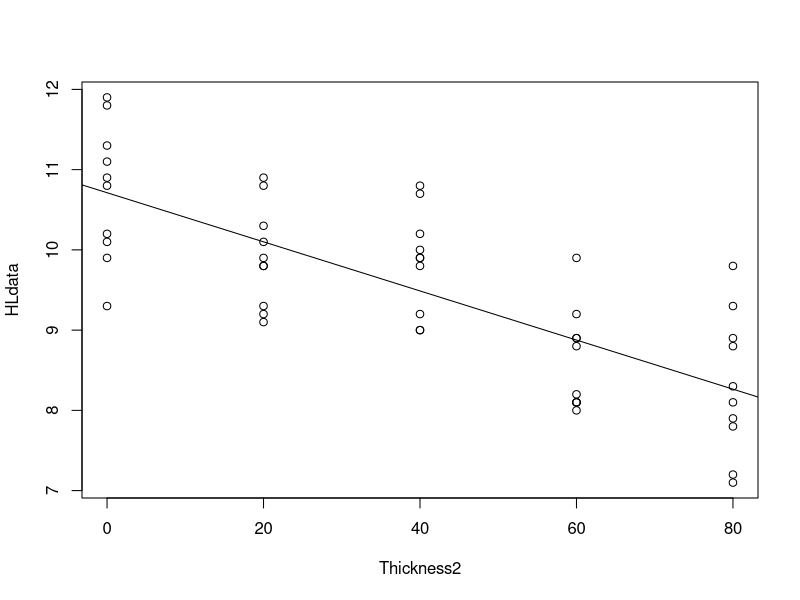

Write the R code that produced this figure. (Note: this script raises an error after producing the figure.)
#################### STAT 642 HW04 ####################
rm(list = ls())
#install.packages("lsmeans")
#install.packages("ggplot2")
#install.packages("gmodels")
library(lsmeans)
library("gmodels")
library(MASS) # MASS = Modern Applied Statistics with S

# The following study will be used in answering questions 1 and 2:
  # An experiment was conducted to investigate heat loss for a coating placed on commercial thermal panes.
  # There were five thicknesses of the coating applied to the panes: 0 (Control), 20, 40, 60, and 80 units.
  # Ten panes were randomly assigned to each of the thicknesses. The interior temperature during the test
  # period was set at 70???F and the average heat loss through the pane was recorded over a range of exterior
  # temperatures. The heat loss data is given in the following table:


#### **For setup of data, see Hw and see HO4 pg 14**

HLdata = c(10.2, 10.8, 10.1, 10.9, 11.1, 11.8, 11.3, 11.9, 9.3, 9.9,
           9.2, 9.8, 9.1, 9.9, 10.1, 10.8, 10.3, 10.9, 9.3, 9.8,
           9.0, 9.9, 9.2, 9.8, 10.0, 10.8, 10.2, 10.7, 9.9, 9.0,
           8.1, 8.1, 8.0, 8.9, 8.2, 8.9, 8.1, 8.8, 9.2, 9.9,
           7.2, 7.8, 7.1, 7.9, 8.1, 8.8, 8.3, 8.9, 9.3, 9.8)

Thickness = as.factor(rep(c(0,20,40,60,80),each=10))
t = length(levels(Thickness))

# 1.) Use the data from the heat loss study to answer the following questions. Contrasts of
#     interest to the researchers were
#       C1: Control vs Average of the means of the four Thickness levels
#       C2: Linear trend across the 5 Thickness Levels
#       C3: Quadratic trend across the 5 Thickness Levels
#       C4: Cubic trend across the 5 Thickness Levels







# (b) Provide an estimate of each contrast along with the standard error of the estimator.
# ***** Not using dunnetts procedure for C1... dunnetts procedure is to compare EACH treatment mean to control*****
# ***** See H.O 4, pg 37 for info on dunnetts procedure *****
# ***** for fitting contrasts, see H.O 4, pg 14 *****

ThickModel = lm(HLdata ~ Thickness)
summary(ThickModel)
AOV = aov(ThickModel)
summary(AOV)
lsmeans(ThickModel,~Thickness) # note, ~Thickness is the same as "Thickness"


#### NOTE: The contrast matrices must be of full row rank
#### => make two different contrast matricies (C2,C2,C4) are independent, C1 is dependent
ThickContr1 = matrix(c(-2,-1,0,1,2,
                     2,-1,-2,-1,2,
                     -1,2,0,-2,1),3,t, byrow = TRUE)
rownames(ThickContr1) = c("Linear", "Quadratic", "Cubic")

ThickContr2 = matrix(c(4,-1,-1,-1,-1),1,t,byrow = TRUE)
rownames(ThickContr2) = "Control vs Average of Others"
### ask about the order of the rows in the matricies
### ask about doing 2 matricies... why doesnt this change our estimates?


C2_4 = fit.contrast(ThickModel, "Thickness", ThickContr1)
C1   = fit.contrast(ThickModel, "Thickness", ThickContr2)

rbind(C1,C2_4)

# (c) Use the Scheffe test at the ?? = .05 level of significance to test the significance of the four contrasts.
# ****** See H.O 4, pg 24******

ThickContr = rbind(ThickContr2,ThickContr1)
ni = 10; t = 5; n = t*ni

sigma_eps = sqrt(summary(AOV)[[1]][["Mean Sq"]][2])

Dh = data.frame(Dh = sqrt(colSums((t(ThickContr)^2)/ni)))
Dh

Sh = Dh*sigma_eps*sqrt((t-1)*qf(0.95,t-1,n-t))
# **** ask why we do qf(0.95,df1,df2) instead of qf(0.05,df1,df2)****
# **** see h.o 4, pg 24 ****


C_hats = c(C1[,1],C2_4[,1])
names(C_hats) <- NULL
SCIS = cbind(C_hats-Sh,C_hats+Sh)
SCIS
scheffe = data.frame(abs(C_hats), Sh, SCI_LB = SCIS[,1], SCI_UB = SCIS[,2], Significant = Sh<abs(C_hats))
names(scheffe)[c(1,2,5)] = c("|C_hat|","Sh","Significant")
scheffe


# We can see in the above output that C1 and C2 are significant contrasts


####### This plot is just for fun ############
Thickness2 =  rep(c(0,20,40,60,80),each=10)
ThickModel2 = lm(HLdata ~ Thickness2)
plot(Thickness2, HLdata)
abline(ThickModel2)
##############################################



# (d) Use a Bonferroni test with alphaE = .05 level of significance to test the significance of the four contrasts.
# ****** See H.O 4 pg 23 ******

M = 4
pvals = c(C1[,4],C2_4[,4])
names(pvals) = c("Control Vs Avg. Others", "Linear", "Quadratic", "Cubic")
af = .05/M
data.frame(pvals,af, `pvals<af` = pvals<af, check.names = F)
# We can conduct the Bonferroni comparisons y comparing the p-values from the four t-tests listed in the 
# R output with the familywise error rate af = 0.05/4 = 0.0125


# (e) Test the three trend contrasts simultaneously using the matrix approach from HO 4.
# ****** See H.O 4 pg 58 ******

x = as.numeric(Thickness)
polymodel = lm(HLdata~x+I(x^2)+I(x^3))
anova(polymodel)
summary(polymodel)


H = matrix(c(-2,-1,0,1,2,
              2,-1,-2,-1,2,
              -1,2,0,-2,1),3,5, byrow = TRUE)
muHat = matrix(tapply(HLdata,Thickness,mean),nrow = t) 
# **** tapply() here give us the same as the lsmeans(Thickmodel,"Thickness") used in (b) just without the extra stuff
# **** i.e. just returns the lsmeans
h = matrix(rep(0,nrow(H)),nrow = nrow(H)) # vector of zeros in this case... in general equal to the hypothesized 
                                          # value of H*muHat
x = table(Thickness) # the diagonals of the below matrix
D = diag(x,t,t) #(X^trans * X)

Dinv = solve(D)
A = H%*%muHat - h
Cinv = solve(H%*%Dinv%*%t(H))
SSH = t(A)%*%Cinv%*% A
SSH

Fstat = (SSH/3)/anova(polymodel)$`Mean Sq`[length(anova(polymodel)$`Mean Sq`)] # the last part is just MSE
pf(Fstat,3,46,lower.tail = FALSE)
1-pf(Fstat,3,46)


# ***** MSE used was wrong ***** 
# ***** Should've used the following *****
MSE = anova(ThickModel)$`Mean Sq`[length(anova(ThickModel)$`Mean Sq`)]
# ***** I.e. MSE is the MSE of the model with all our factors (Model from 1b)
# ***** Not the MSE of the model of orthogonal polynomials where the orthogonal polynomials are the 
# ***** contrasts we are testing to see if they are different *****
# ***** Fstat Should be the following 

Fstat = SSH/(3*MSE)
pf(Fstat,3,45,lower.tail = FALSE)
1-pf(Fstat,3,45)
# ***** also, the df should be 3,45 not 3,46



# (f) Is there a trend in the mean heat losses as a function of the coasting thickness? Justify your answer
# ****** See H.O 4 pg 59-62 ******


x = as.numeric(Thickness)
x2 = rep(c(0,20,40,60,80),each = 10)

x=Thickness

x
cubicmodel = lm(HLdata~x+I(x^2)+I(x^3))
anova(cubicmodel)
summary(cubicmodel)



quadmodel = lm(HLdata~x+I(x^2))
anova(quadmodel)
summary(quadmodel)

linmodel = lm(HLdata~x)
anova(linmodel)


# Yes, there seems to be a linear trend in the mean heat losses as a function of coating thickness.




# 2.) Use the data from the heat loss study to answer the following questions

# (a) Which thickness(es) have the smallest mean heat loss with a probability of correct selection of 0.95.
# ******See Hsu's procedure H.O 4 pg 39******
# ******See Brand-Hsu pdf for the code for function used below*****

mcb  <-  function(model,  best  =  "smallest",  alpha  =  .05){
    library(mvtnorm)
  if ("aov" %in% class(model) | "lm" %in% class(model)) {
    y <- model$model[,1]
    trt <- model$model[,2]
    dfMSE <- df.residual(model)
    MSE <- deviance(model)/dfMSE
  }
  data <- subset(data.frame(y, trt), is.na(y) == FALSE)
  means <- tapply(data[, 1], data[, 2], mean)
  ni <- tapply(data[, 1], data[, 2], length)
  N <- sum(ni)
  ntr <- length(ni)
  dcv <- qmvt(p=1-alpha, tail = "lower.tail", df = N-ntr, corr =
              matrix(rep(.5,(ntr-1)^2),ntr-1) + diag(ntr-1) * .5)$quantile
  if (best == "smallest") {
    min <- min(means)
    nmin <- min(means[means!=min(means)])
    m <- replace(rep(min, ntr), which(means==min, arr.ind=TRUE), nmin)
    k <- m + dcv*sqrt(MSE)*sqrt(2/ni[1])
    b <- (means < k)
    output <- data.frame(round(means, 3), round(m, 3), round(k, 3), b)
    names(output) <- c("means", "m", "k", "Best")
  }
  if (best == "largest") {
    max <- max(means)
    nmax <- max(means[means!=max(means)])
    m <- replace(rep(max, ntr), which(means==max, arr.ind=TRUE), nmax)
    k <- m - dcv*sqrt(MSE)*sqrt(2/ni[1])
    b <- (means > k)
    output <- data.frame(round(means, 3), round(m, 3), round(k, 3), b)
    names(output) <- c("means", "M", "k", "Best")
  }
  cat("Results for Hsu's procedure when 'best' is", best, "\n\n")
  print(output)
}
mcb(ThickModel)

# The two largest thicknesses (60,80) have the smallest mean heat loss

# (b) Do any of the coatings have a mean heat loss less than the mean heat loss for the panes with no
#     coating? Use ?? = .05 in your answer
# ***** See Dunnett's procedure H.O 4, pg 37 *****

ThickModel = lm(HLdata ~ Thickness)
summary(ThickModel)
AOV = aov(ThickModel)
summary(AOV)
lsmeans(ThickModel,~Thickness) # note: lsmeans(ThickModel,~Thickness) = lsmeans(AOV, ~Thickness)

lsmThick = lsmeans(AOV, ~Thickness)
summary(contrast(lsmThick, method="trt.vs.ctrl", adjust = "mvt", ref=1),
        infer=c(T,T), level = 0.95, side = "<")
# **** NOTE: we dont need to divide the p-values by M... in this case, we do have 
# **** All the thicknesses have signicicant evidence that their mean heat loss is less than the control
# ***** Question: why do we not use a familywise error rate?????
# ***** Answer: See H.0.4 pg 38 (5)

# c. Which pairs of the 5 treatment means are different using the Tukey procedure at the .05 significance
#    level.

Compare = TukeyHSD(AOV,"Thickness",ordered=FALSE,.95)
plot(Compare, las = 1)


# 5.)

# (c) Using the FDR method to adjust for multiple testing which SNPs have significant effects? Use a FDR
#     of 0.05.
# ***** See FDR.R file on canvas******
# ***** See H.O 4, pg 47 ******


data = data.frame(SNP = seq(1,10), PValues = c(0.0001,0.0058,0.0132,0.0289,0.0498,
                                               0.0911,0.2012,0.5718,0.8912,0.9011))
data = data[order(data$PValues),]
data$Rank = seq(1:nrow(data))

qi = nrow(data)*data$PValues/data$Rank
FDR = NULL
for(i in 1:nrow(data)){
  FDR[i] = min(qi[i:nrow(data)])
}
FDR

FDRL = FDR[max(which(FDR < 0.05))]
FDRL
